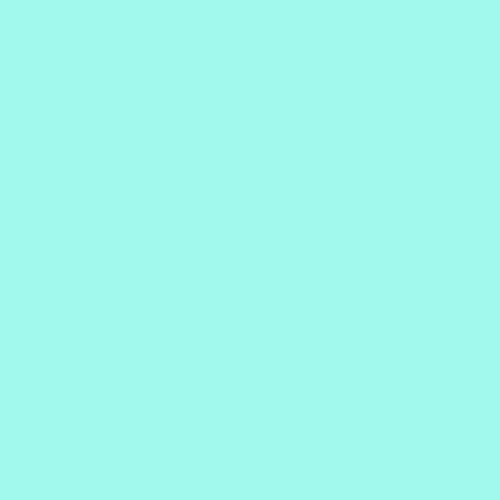
Frame 1 (no input)
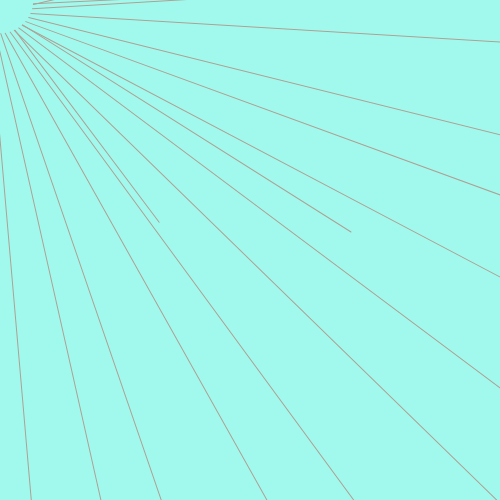
Frame 60 (no input)
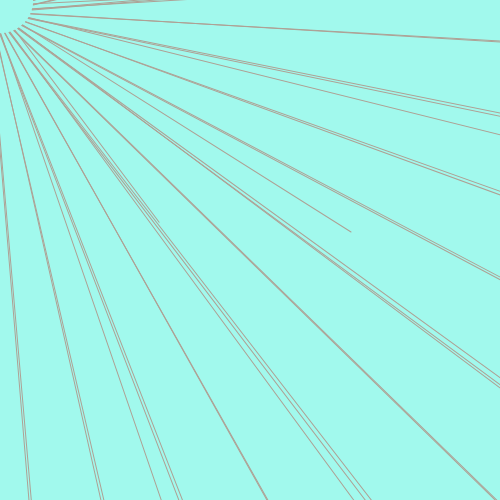
Frame 120 (the mouse pressed at the canvas centre since frame 60)

The p5.js sketch that drew these frames (run headless with seeded random() and noise() and a simulated clock; from frame 60 on, the mouse is pressed at the canvas centre):

// p5.js sketch
// ── sketch.js
var a = 15;
var b = 100;
var angulo = 2;
function setup() {
  createCanvas(500, 500);
  background(161,249,237)
}
function draw() {
rotate(angulo);
translate(a+1,3, angulo+=1)
stroke(color(174,161,149))
line(15,10, b+=25,60)


}
